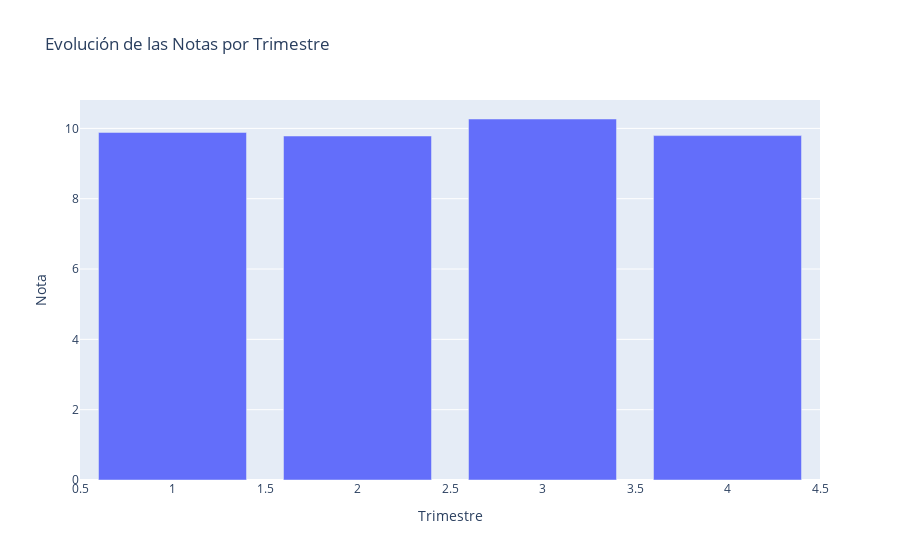

The code cell stored with this chart in its notebook:
### Code cell
# Calcular los promedios de notas por trimestre
promedios_por_trimestre = df.groupby("Trimestre")["Nota"].mean().reset_index()

# Crear el gráfico de líneas para mostrar la evolución de las notas por trimestre
fig = px.bar(promedios_por_trimestre, x="Trimestre", y="Nota", title="Evolución de las Notas por Trimestre")
fig.show()

### Figure 1 — Plotly figure (JSON) as saved in the notebook; plotly's stock layout.template omitted (floating-point values rounded to 4 significant figures)
{"data": [{"alignmentgroup": "True", "hovertemplate": "Trimestre=%{x}<br>Nota=%{y}<extra></extra>", "legendgroup": "", "marker": {"color": "#636efa", "pattern": {"shape": ""}}, "name": "", "offsetgroup": "", "orientation": "v", "showlegend": false, "textposition": "auto", "type": "bar", "x": [1, 2, 3, 4], "xaxis": "x", "y": [9.885, 9.783, 10.27, 9.794], "yaxis": "y"}], "layout": {"barmode": "relative", "legend": {"tracegroupgap": 0}, "title": {"text": "Evolución de las Notas por Trimestre"}, "xaxis": {"anchor": "y", "domain": [0, 1], "title": {"text": "Trimestre"}}, "yaxis": {"anchor": "x", "domain": [0, 1], "title": {"text": "Nota"}}}}
